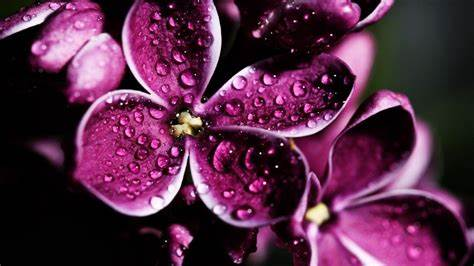
#> input picture img9.jpg, 474 x 266 px, found by its file name
$ python thresholding.py
#> lines starting #> are read from the running program, lines starting #| are printed output that depends on the picture; after the words box and inside, x2 and y2 are one past the last pixel; in counts of white or black regions, pixels touching at a corner belong together
#image thresholding(simple) using opencv
import cv2
import numpy as np

img = cv2.imread("C:\VSCode\Images\img9.jpg",0)
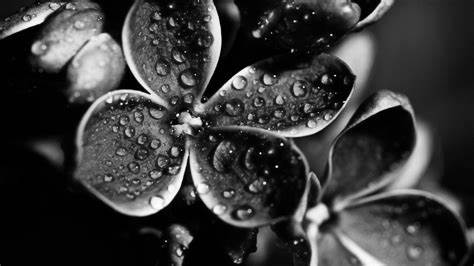
#> img: shape (266, 474); min 0, max 255, mean 58.3
img = cv2.resize(img,(300,300))
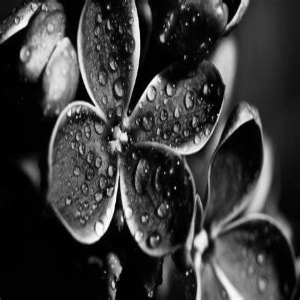
#> img: shape (300, 300); min 0, max 255, mean 58.2
cv2.imshow("data",img)

_, th1 = cv2.threshold(img, 50, 255, cv2.THRESH_BINARY)
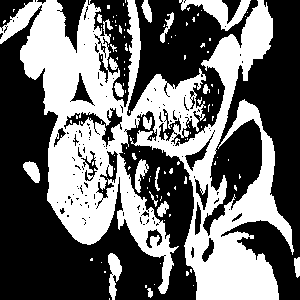
#> th1: shape (300, 300); 42.3% white; 117 white regions (97 under 20 px), largest, box (x1, y1, x2, y2) and area: (0, 0, 294, 300) 34922, (179, 0, 251, 31) 864, (108, 253, 122, 300) 376
_, th2 = cv2.threshold(img, 50, 255, cv2.THRESH_BINARY_INV)
_, th3 = cv2.threshold(img, 127, 255, cv2.THRESH_TRUNC)
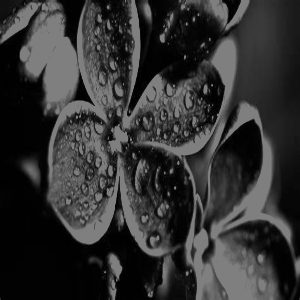
#> th3: shape (300, 300); min 0, max 127, mean 50.7
_, th4 = cv2.threshold(img, 127, 255, cv2.THRESH_TOZERO)
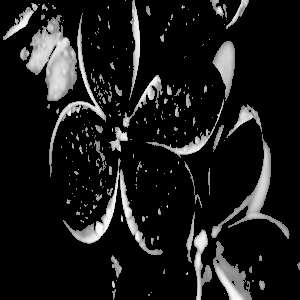
#> th4: shape (300, 300); min 0, max 255, mean 26.7
_, th5 = cv2.threshold(img, 127, 255, cv2.THRESH_TOZERO_INV)
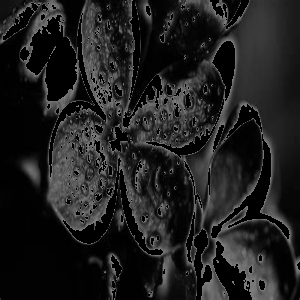
#> th5: shape (300, 300); min 0, max 127, mean 31.5

cv2.imshow("1 - THRESH_BINARY",th1)
cv2.imshow("2 -THRESH_BINARY_INV ", th2)
cv2.imshow("3- THRESH_TRUNC", th3)
cv2.imshow("4 - THRESH_TOZERO", th4)
cv2.imshow("5 - THRESH_TOZERO_INV", th5)
cv2.waitKey(0)
cv2.destroyAllWindows()

$ run again, with img0.jpg copied over img9.jpg
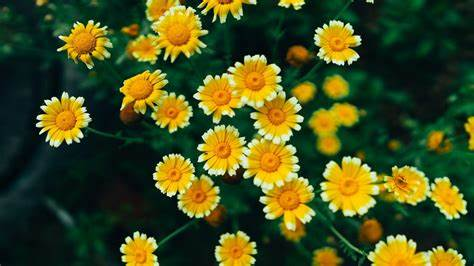
#> input picture img0.jpg, 474 x 266 px, found by its file name
#> `_, th1 = cv2.threshold(img, 50, 255, cv2.THRESH_BINARY)`:
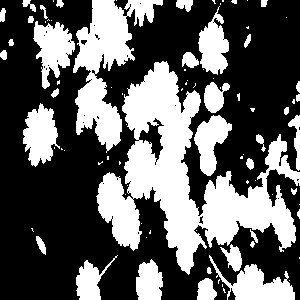
#> th1: shape (300, 300); 37.2% white; 87 white regions (51 under 20 px), largest, box (x1, y1, x2, y2) and area: (96, 61, 300, 275) 16172, (73, 0, 163, 153) 5487, (209, 255, 295, 300) 1627
#> `_, th5 = cv2.threshold(img, 127, 255, cv2.THRESH_TOZERO_INV)`:
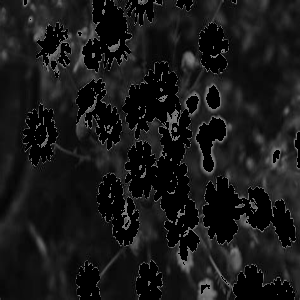
#> th5: shape (300, 300); min 0, max 127, mean 24.2

$ run again, with img1.jpg copied over img9.jpg
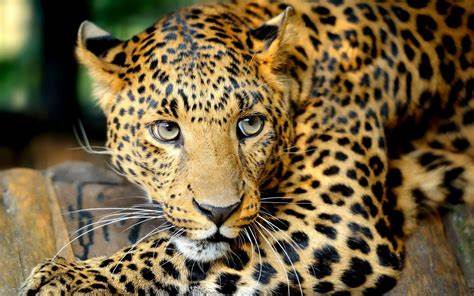
#> input picture img1.jpg, 474 x 296 px, found by its file name
#> `_, th1 = cv2.threshold(img, 50, 255, cv2.THRESH_BINARY)`:
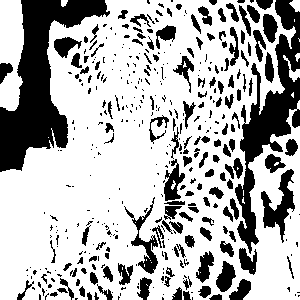
#> th1: shape (300, 300); 70.3% white; 400 black regions (247 under 20 px), largest, box (x1, y1, x2, y2) and area: (0, 0, 110, 172) 7342, (235, 0, 300, 254) 5216, (261, 169, 295, 243) 984
#> `_, th5 = cv2.threshold(img, 127, 255, cv2.THRESH_TOZERO_INV)`:
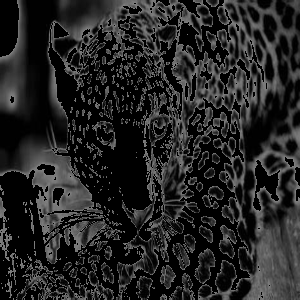
#> th5: shape (300, 300); min 0, max 127, mean 36.1

$ run again, with img2.jpg copied over img9.jpg
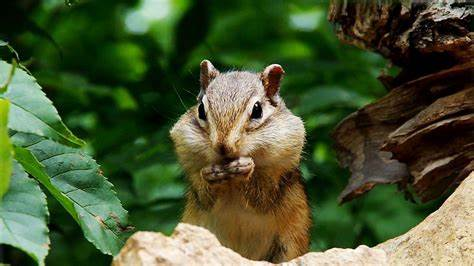
#> input picture img2.jpg, 474 x 266 px, found by its file name
#> `_, th1 = cv2.threshold(img, 50, 255, cv2.THRESH_BINARY)`:
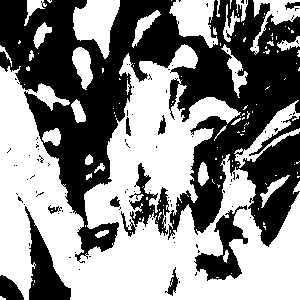
#> th1: shape (300, 300); 53.4% white; 97 black regions (85 under 20 px), largest, box (x1, y1, x2, y2) and area: (0, 0, 300, 263) 35952, (25, 206, 71, 300) 1770, (194, 205, 248, 281) 1559
#> `_, th5 = cv2.threshold(img, 127, 255, cv2.THRESH_TOZERO_INV)`:
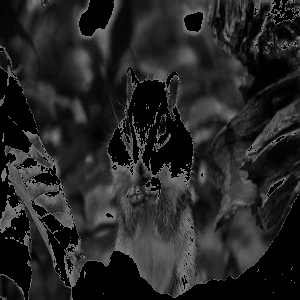
#> th5: shape (300, 300); min 0, max 127, mean 37.4
